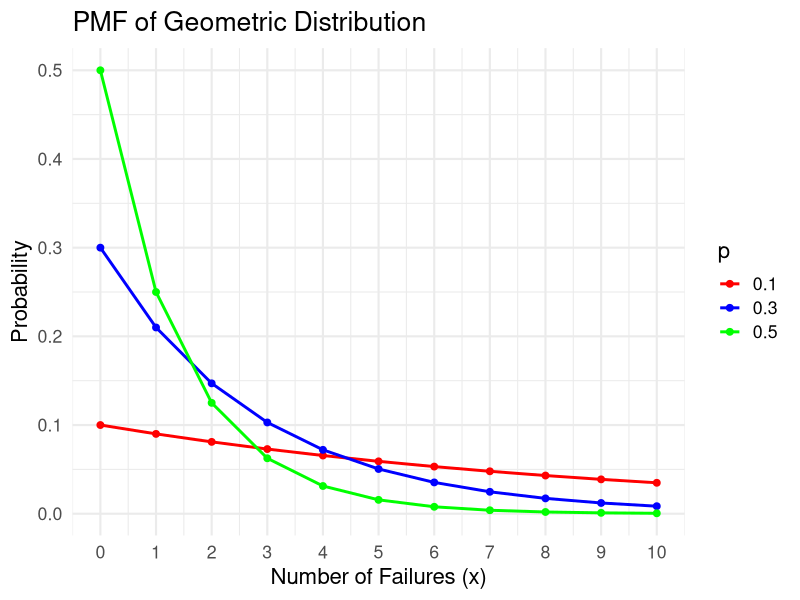
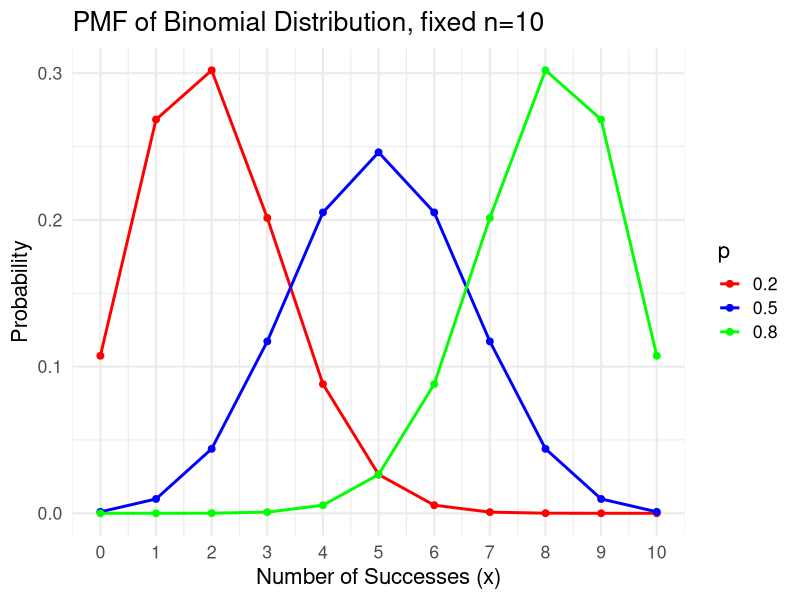
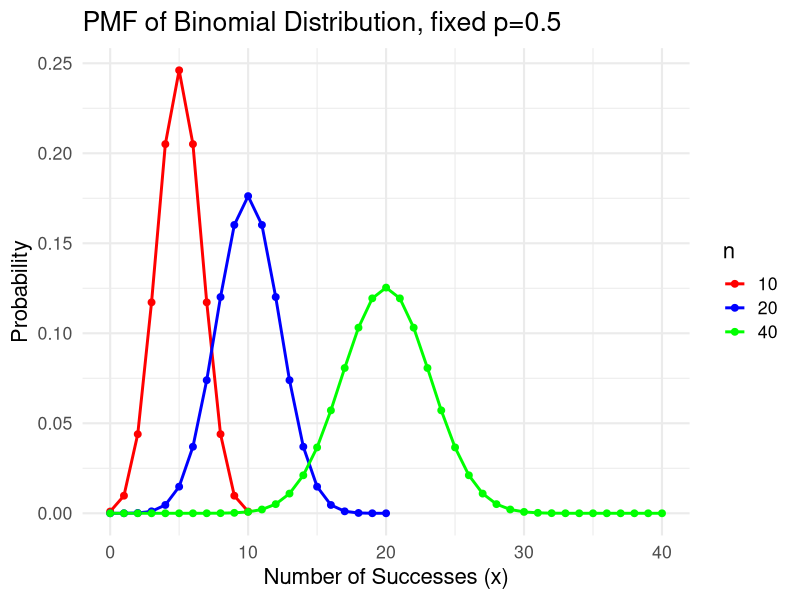
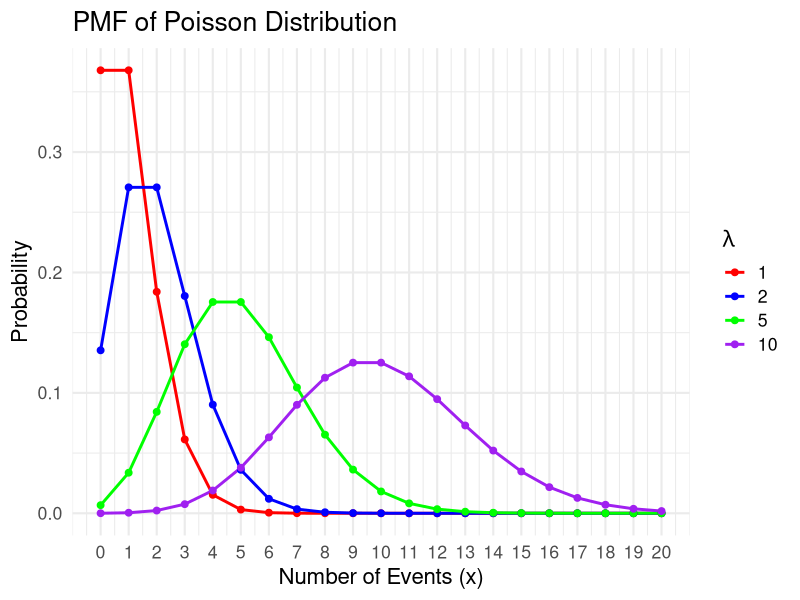
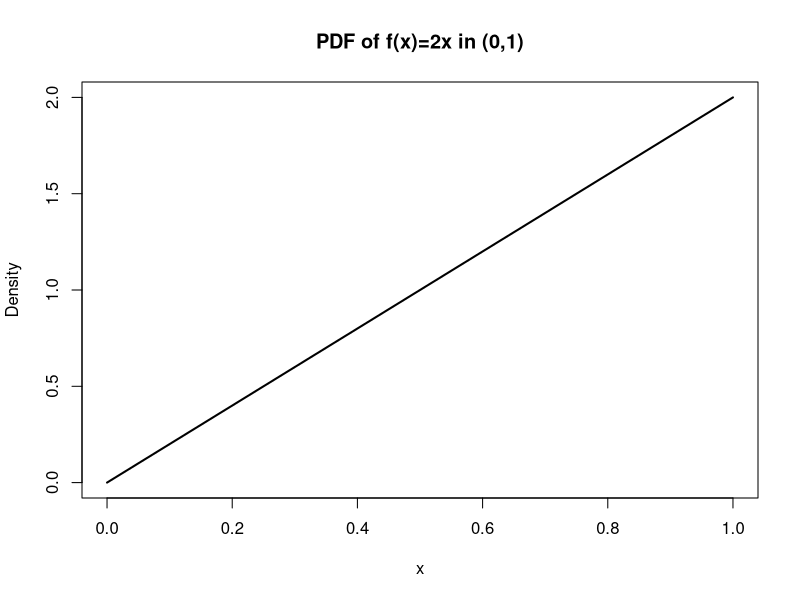
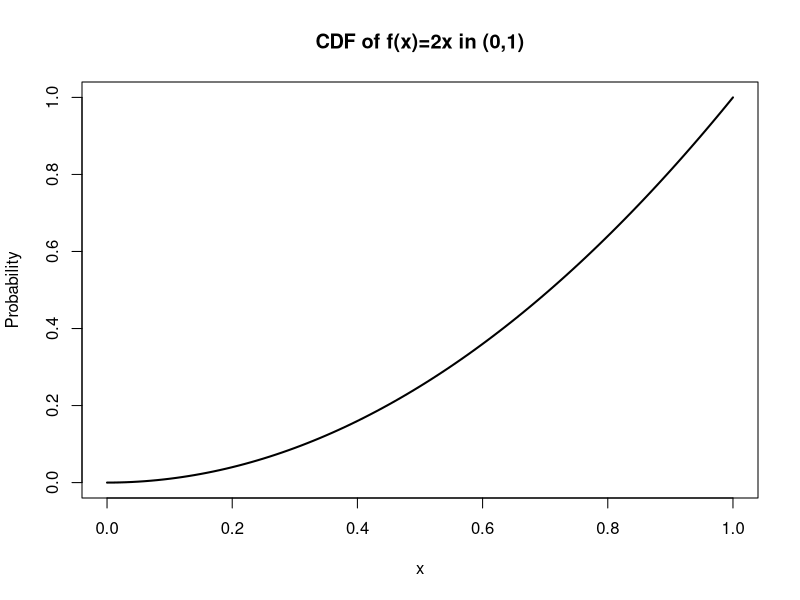

Reproduce these figures in R, in order.
## ---- chunk 1
#| echo: false
#| message: false
library(tidyverse)
library(ggplot2)
## ---- chunk 2
# Parameters
p_values <- c(0.1, 0.3, 0.5)  # Probability values
x <- 0:10  # Range of x values (number of failures before the first success)

# Create a data frame for ggplot
data <- data.frame(
  x = rep(x, times = length(p_values)),
  p = unlist(lapply(p_values, function(p) dgeom(x, prob = p))),
  prob = rep(p_values, each = length(x))
)

# Plot using ggplot2
ggplot(data, aes(x = x, y = p, color = factor(prob), group = prob)) +
  geom_line(size=1) +             # Add lines
  geom_point(size=2) +            # Add points
  scale_color_manual(
    values = c("red", "blue", "green"),
    name = "p"
  ) + 
  scale_x_continuous(breaks=0:10) +
  labs(
    title = "PMF of Geometric Distribution",
    x = "Number of Failures (x)",
    y = "Probability"
  ) +
  theme_minimal(base_size = 16)  # Increase overall font size
## ---- chunk 3
# f(3)
dgeom(x = 3, prob = 0.25)

# Calculate F(3) by f(0) + f(1) + f(2) + f(3)
dgeom(x = 0, prob = 0.25) + dgeom(x = 1, prob = 0.25)  + dgeom(x = 2, prob = 0.25) + dgeom(x=3, prob=0.25)
sum(dgeom(x=0:3, prob=0.25))

# Directly calculate F(3)
pgeom(q = 3, prob = 0.25) 
## ---- chunk 4
# Binomial, fixed n=10
n <- 10  # Number of trials
p_values <- c(0.2, 0.5, 0.8)  # Probability of success
x <- 0:n  # Range of x values (number of successes)

# Create a data frame for ggplot
data <- data.frame(
  x = rep(x, times = length(p_values)),
  p = unlist(lapply(p_values, function(p) dbinom(x, size = n, prob = p))),
  prob = rep(p_values, each = length(x))
)

# Plot using ggplot2
ggplot(data, aes(x = x, y = p, color = factor(prob), group = prob)) +
  geom_line(size = 1) +             # Add lines
  geom_point(size = 2) +            # Add points
  scale_color_manual(
    values = c("red", "blue", "green"),
    name = "p"
  ) + 
  scale_x_continuous(breaks = 0:n) +
  labs(
    title = "PMF of Binomial Distribution, fixed n=10",
    x = "Number of Successes (x)",
    y = "Probability"
  ) +
  theme_minimal(base_size = 16)     # Increase overall font size
## ---- chunk 5
p <- 0.5  # Fixed probability of success
n_values <- c(10, 20, 40)  # Different values for number of trials
x_values <- lapply(n_values, function(n) 0:n)  # Range of x values for each n

# Create a data frame for ggplot
data <- data.frame(
  x = unlist(x_values),
  p = unlist(lapply(seq_along(n_values), function(i) dbinom(x_values[[i]], size = n_values[i], prob = p))),
  n = factor(rep(n_values, times = sapply(x_values, length)))  # Add n as a factor
)

# Plot using ggplot2
ggplot(data, aes(x = x, y = p, color = n, group = n)) +
  geom_line(size = 1) +             # Add lines
  geom_point(size = 2) +            # Add points
  scale_color_manual(
    values = c("red", "blue", "green"),
    name = "n"
  ) + 
  labs(
    title = "PMF of Binomial Distribution, fixed p=0.5",
    x = "Number of Successes (x)",
    y = "Probability"
  ) +
  theme_minimal(base_size = 16)     # Increase overall font size
## ---- chunk 6
# f(8)
dbinom(x = 8, size = 10, prob = 0.25)

# f(8) + f(9) + f(10)
dbinom(x = 8, size = 10, prob = 0.25) + dbinom(x = 9, size = 10, prob = 0.25) + dbinom(x = 10, size = 10, prob = 0.25)
sum(dbinom(x = 8:10, size = 10, prob = 0.25))

# 1 - F(7)
1 - pbinom(q = 7, size = 10, prob = 0.25)
## ---- chunk 7
# Parameters for Poisson distribution
lambda_values <- c(1, 2, 5, 10)  # Lambda values
x <- 0:20  # Range of x values

# Create a data frame for ggplot
data <- data.frame(
  x = rep(x, times = length(lambda_values)),
  p = unlist(lapply(lambda_values, function(lambda) dpois(x, lambda = lambda))),
  lambda = rep(lambda_values, each = length(x))
)

# Plot using ggplot2
ggplot(data, aes(x = x, y = p, color = factor(lambda), group = lambda)) +
  geom_line(size = 1) +             # Add lines
  geom_point(size = 2) +            # Add points
  scale_color_manual(
    values = c("red", "blue", "green", "purple"),
    name = expression(lambda)
  ) + 
  scale_x_continuous(breaks = 0:20) +
  labs(
    title = "PMF of Poisson Distribution",
    x = "Number of Events (x)",
    y = "Probability"
  ) +
  theme_minimal(base_size = 16)     # Increase overall font size
## ---- chunk 8
lambda = 60 / 6

# f(10)
dpois(x = 10, lambda = lambda)

# f(4) + f(5) + ... + f(15)
sum(dpois(x = 4:15, lambda = lambda))

# F(15) - F(3)
ppois(q = 15, lambda = lambda) - ppois(q = 3, lambda = lambda)
## ---- chunk 9
# Example: f(x) = 2x for x in (0, 1)
x <- seq(0, 1, by = 0.01)
y <- 2*x
plot(x, y, type = "l", lwd = 2, ylab = "Density", xlab = "x", main = "PDF of f(x)=2x in (0,1)")
## ---- chunk 10
# Example: f(x) = 2x for x in (0, 1)
y_cdf <- x^2
plot(x, y_cdf, type = "l", lwd = 2, ylab = "Probability", xlab = "x", main = "CDF of f(x)=2x in (0,1)")
## ---- chunk 11
# Example: f(x) = 2x for x in (0, 1)
mean_val <- integrate(function(x) x * 2*x, 0, 1)$value
mean_val
## ---- chunk 12
# Example: f(x) = 2x for x in (0, 1)
var_val <- integrate(function(x) (x - mean_val)^2 * 2*x, 0, 1)$value
var_val
